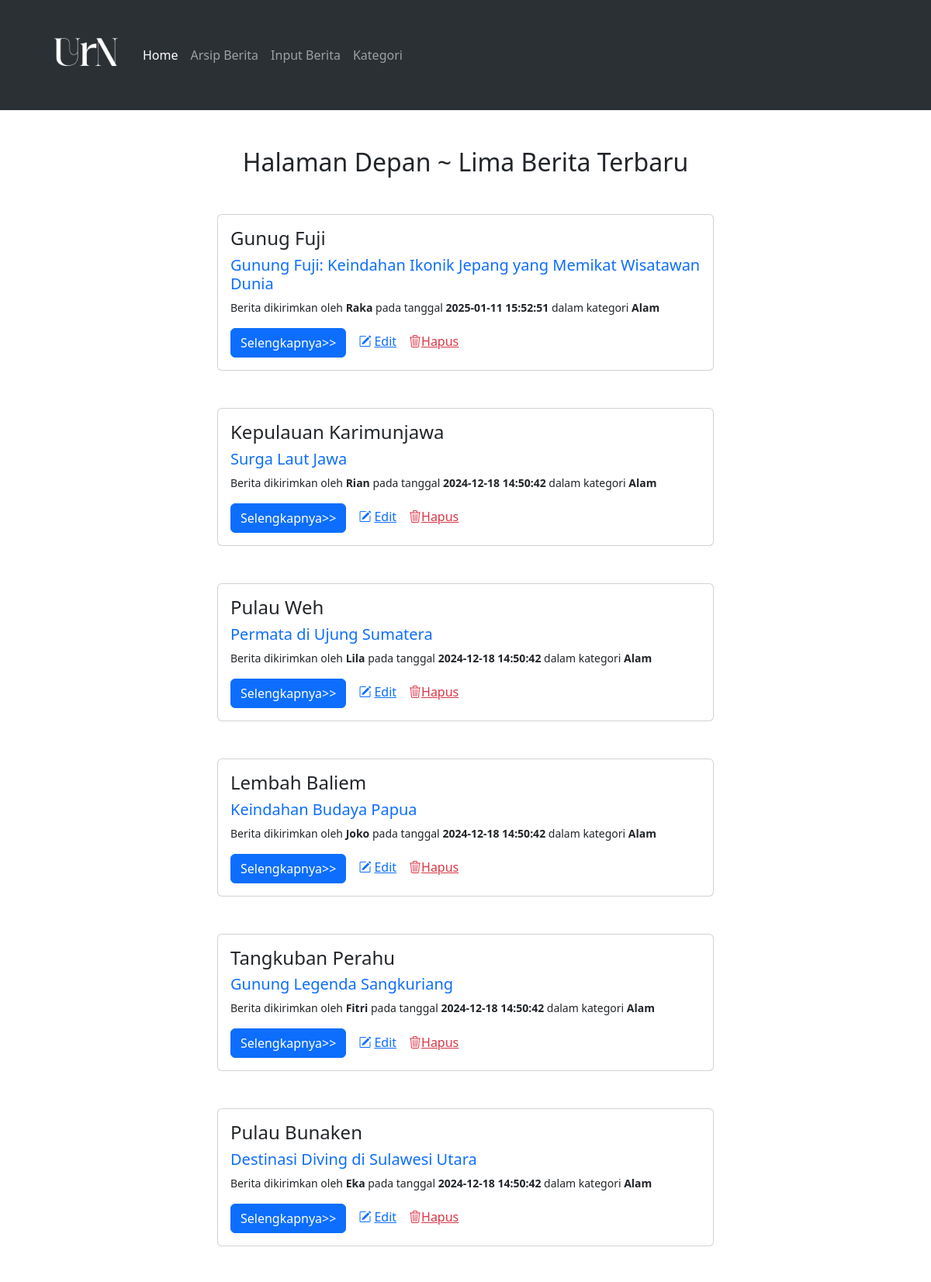
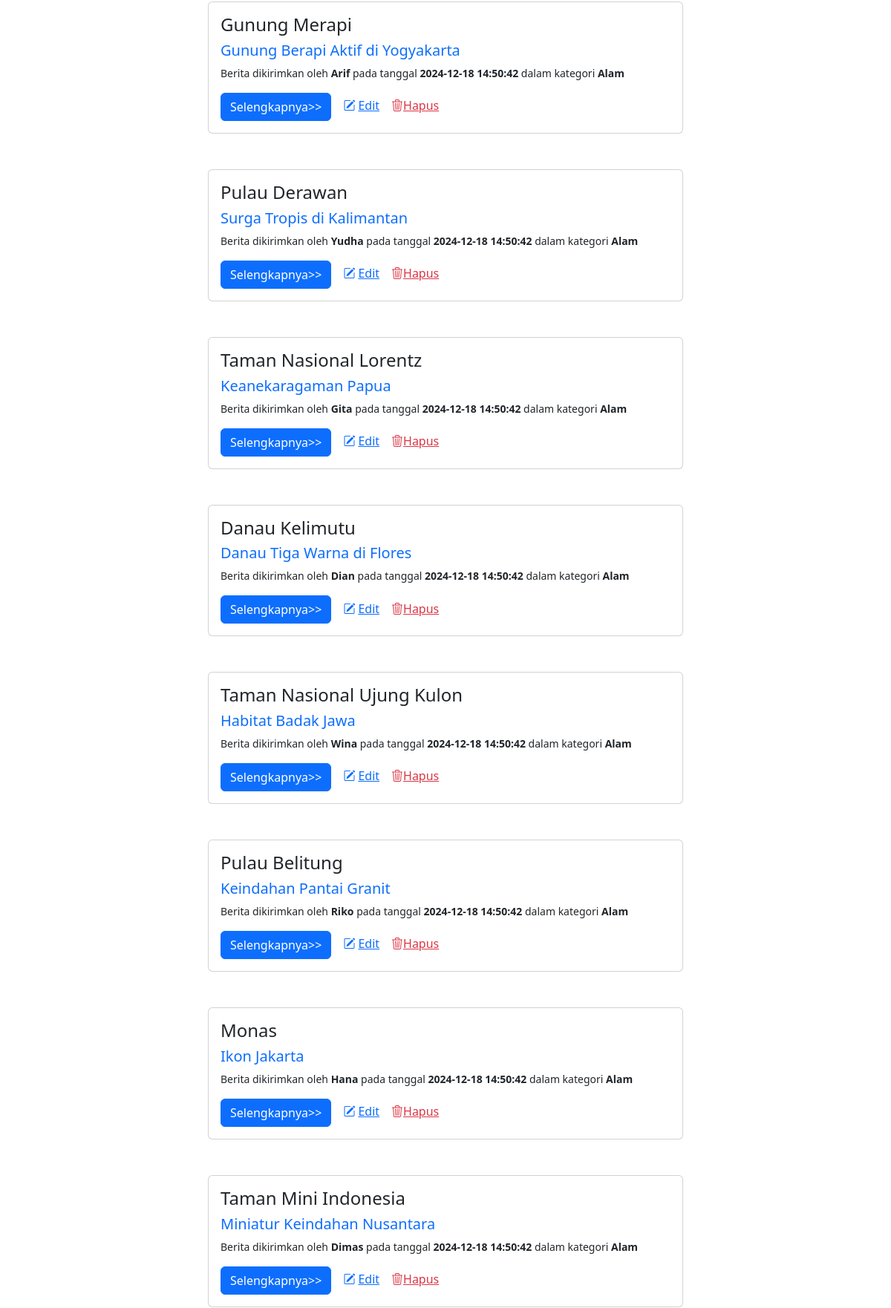
The app's page /arsip_berita.php (upper part) with its own data (2 pictures, top to bottom).
### tables this page shows
CREATE TABLE `berita` (
  `id_berita` int(5) NOT NULL,
  `id_kategori` int(3) UNSIGNED NOT NULL,
  `judul` varchar(100) NOT NULL,
  `headline` text NOT NULL,
  `isi` text NOT NULL,
  `pengirim` varchar(15) NOT NULL,
  `tanggal` datetime NOT NULL
);

CREATE TABLE `kategori` (
  `id_kategori` int(3) UNSIGNED NOT NULL,
  `nm_kategori` varchar(30) NOT NULL,
  `deskripsi` varchar(200) NOT NULL
);

### arsip_berita.php (the view, shortened to what this page needs)
<?php
include "koneksi.php";
?>
<?php include("./template/head.php"); ?>
<?php include("./template/navbar.php"); ?>
<br><br>
<div class="container-xl">
    <div class="content d-flex flex-column">
        <h2 class="d-flex justify-content-center mb-5">Halaman Depan ~ Lima Berita Terbaru</h2>
        <div class="d-flex align-items-center flex-column">
            <?php
            $query = "SELECT berita.id_berita, kategori.nm_kategori, berita.judul,
                     berita.headline, berita.pengirim, berita.tanggal
              FROM berita
              INNER JOIN kategori ON berita.id_kategori = kategori.id_kategori
              ORDER BY berita.id_berita DESC ";
            $sql = mysqli_query($conn, $query);
            while ($hasil = mysqli_fetch_array($sql)) {
                $id_berita = $hasil['id_berita'];
                $kategori = stripslashes($hasil['nm_kategori']);
                $judul = stripslashes($hasil['judul']);
                $headline = nl2br(stripslashes($hasil['headline']));
                $pengirim = stripslashes($hasil['pengirim']);
                $tanggal = stripslashes($hasil['tanggal']);
                echo '<div class="card mb-5" style="width: 40rem;">';
                echo    '<div class="card-body">';
                echo        "<h4 class='card-title'>$judul</h4>";
                echo        "<h5 class='card-title text-primary'>$headline</h5>";
                echo        "<p class='card-text'><small>Berita dikirimkan oleh <b>$pengirim</b>
                            pada tanggal <b>$tanggal</b> dalam kategori
                            <b>$kategori</b></small></p>";
                echo        "<a href='berita_lengkap.php?id=$id_berita' class='btn btn-primary'>Selengkapnya>></a>";
                echo        "<a href='edit_berita.php?id=$id_berita' class='ms-3'><i class='bi bi-pencil-square me-1'></i>Edit</a>";
                echo        "<a href='delete_berita.php?id=$id_berita' class='ms-3 text-danger'><i class='bi bi-trash3'></i>Hapus</a>";
                echo    '</div>';
                echo '</div>';
            }
            ?>
        </div>
    </div>
</div>
<?php include("./template/footer.php"); ?>

### style.css (style rules this page uses)
body { font-family: verdana; font-size: 11px; }

### records on screen
berita: judul "Gunug Fuji", headline "Gunung Fuji: Keindahan Ikonik Jepang yang Memikat Wisatawan Dunia", pengirim "Raka", tanggal "2025-01-11 15:52:51", id_kategori.nm_kategori "Alam"
berita: judul "Kepulauan Karimunjawa", headline "Surga Laut Jawa", pengirim "Rian", tanggal "2024-12-18 14:50:42", id_kategori.nm_kategori "Alam"
berita: judul "Pulau Weh", headline "Permata di Ujung Sumatera", pengirim "Lila", tanggal "2024-12-18 14:50:42", id_kategori.nm_kategori "Alam"
berita: judul "Lembah Baliem", headline "Keindahan Budaya Papua", pengirim "Joko", tanggal "2024-12-18 14:50:42", id_kategori.nm_kategori "Alam"
berita: judul "Tangkuban Perahu", headline "Gunung Legenda Sangkuriang", pengirim "Fitri", tanggal "2024-12-18 14:50:42", id_kategori.nm_kategori "Alam"
berita: judul "Pulau Bunaken", headline "Destinasi Diving di Sulawesi Utara", pengirim "Eka", tanggal "2024-12-18 14:50:42", id_kategori.nm_kategori "Alam"
berita: judul "Gunung Merapi", headline "Gunung Berapi Aktif di Yogyakarta", pengirim "Arif", tanggal "2024-12-18 14:50:42", id_kategori.nm_kategori "Alam"
berita: judul "Pulau Derawan", headline "Surga Tropis di Kalimantan", pengirim "Yudha", tanggal "2024-12-18 14:50:42", id_kategori.nm_kategori "Alam"
berita: judul "Taman Nasional Lorentz", headline "Keanekaragaman Papua", pengirim "Gita", tanggal "2024-12-18 14:50:42", id_kategori.nm_kategori "Alam"
berita: judul "Danau Kelimutu", headline "Danau Tiga Warna di Flores", pengirim "Dian", tanggal "2024-12-18 14:50:42", id_kategori.nm_kategori "Alam"
berita: judul "Taman Nasional Ujung Kulon", headline "Habitat Badak Jawa", pengirim "Wina", tanggal "2024-12-18 14:50:42", id_kategori.nm_kategori "Alam"
berita: judul "Pulau Belitung", headline "Keindahan Pantai Granit", pengirim "Riko", tanggal "2024-12-18 14:50:42", id_kategori.nm_kategori "Alam"
berita: judul "Monas", headline "Ikon Jakarta", pengirim "Hana", tanggal "2024-12-18 14:50:42", id_kategori.nm_kategori "Alam"
berita: judul "Taman Mini Indonesia", headline "Miniatur Keindahan Nusantara", pengirim "Dimas", tanggal "2024-12-18 14:50:42", id_kategori.nm_kategori "Alam"
